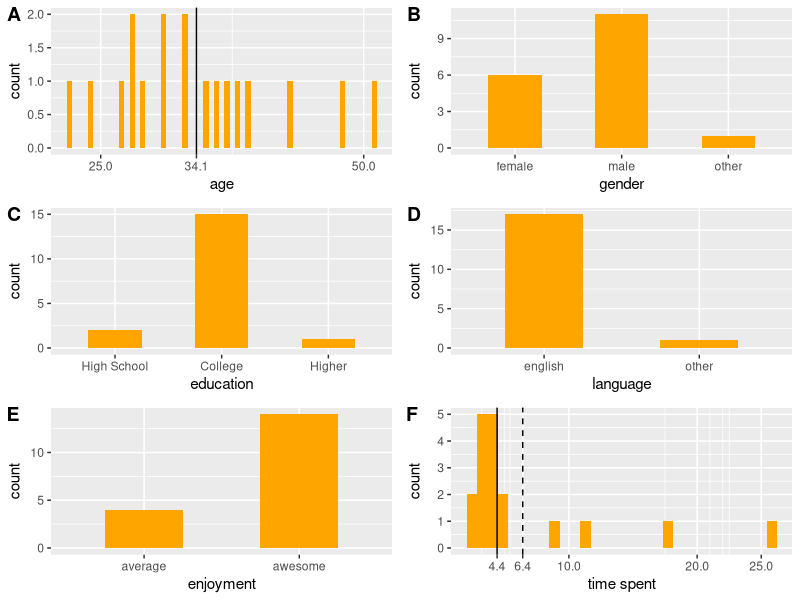
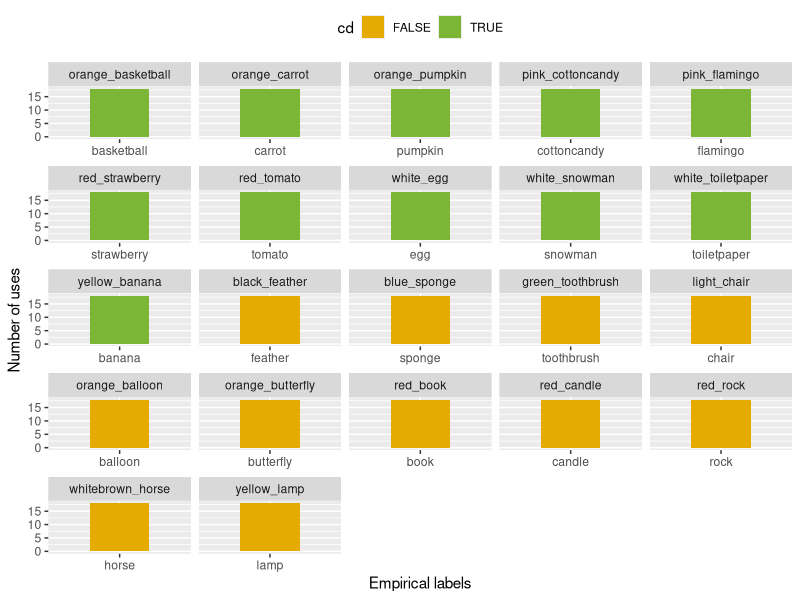
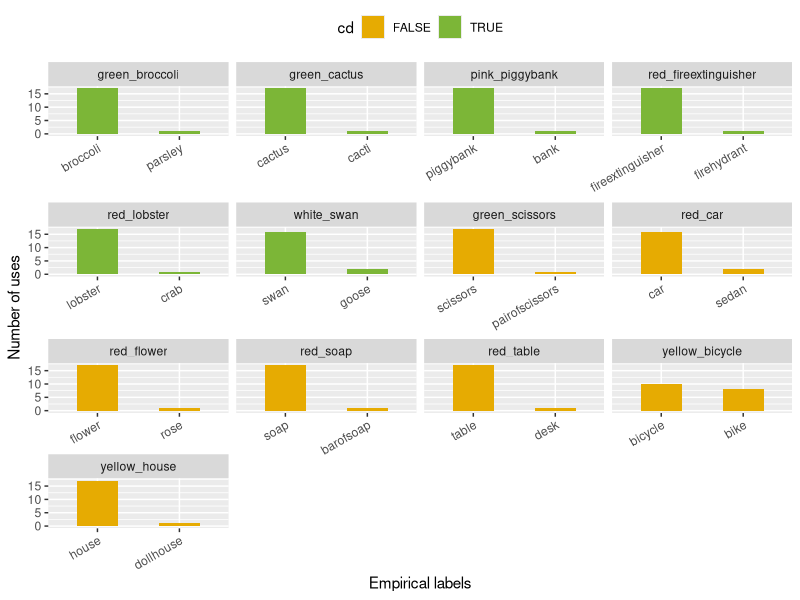
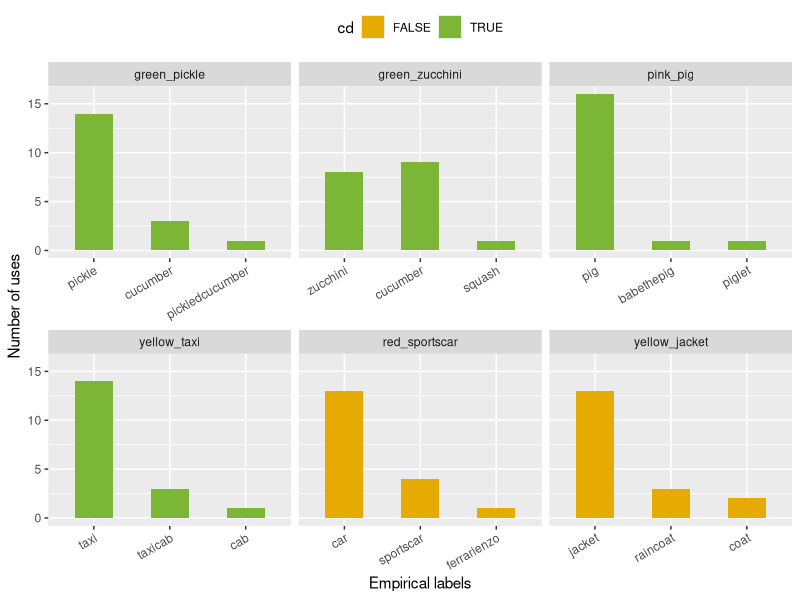
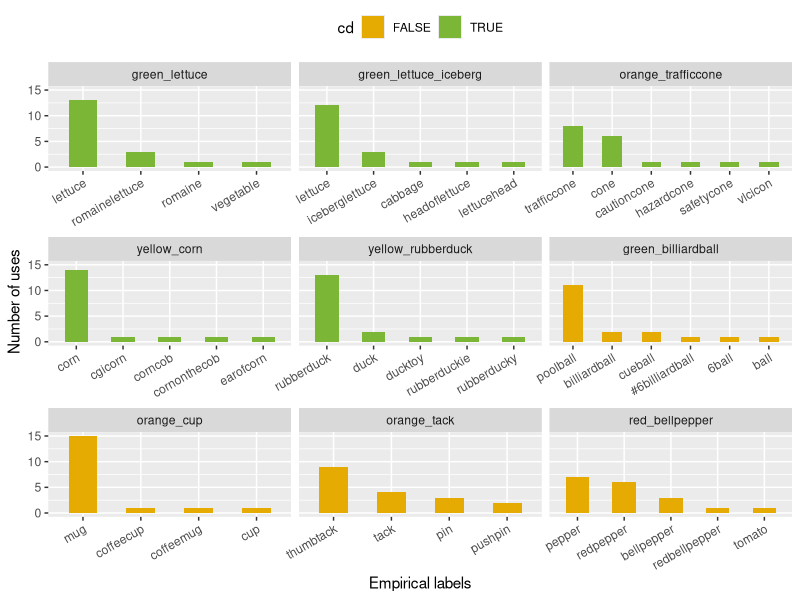
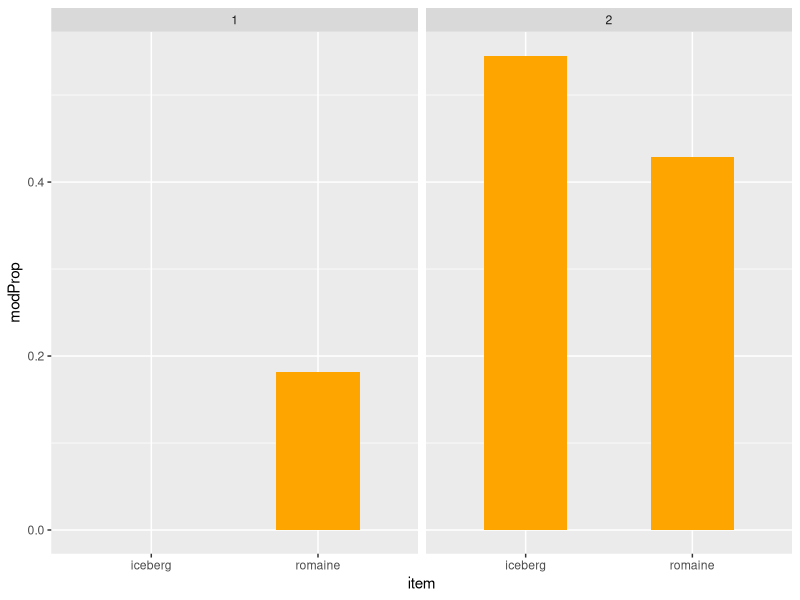

Source code (R) for these figures, in order:
## ---- chunk 1
knitr::opts_chunk$set(echo = TRUE)
## ---- chunk 2
library(cowplot)
library(plyr)
library(tidyverse)
library(here)

df_import = read_csv(here("data","01_norming","02_main","02_ObjectNaming-norming","data.csv")) %>% 
  # exclude test
  # weird filter property that it will exclude NAs
  filter(is.na(comments) | comments != "TEST")
## ---- chunk 3

df_clean = df_import %>% 
  # exclude multiple submissions
  arrange(startTime) %>% 
  distinct(anon_worker_id,trial_number, .keep_all = TRUE) %>% 
  # exclude participants who didn't do the hit correctly or were confused (self reportedly)
  filter(HitCorrect==1)

# number of participants before exclusion (20)
length(unique(df_import$anon_worker_id))
# number of participants after exclusion (18)
length(unique(df_clean$anon_worker_id))


df = df_clean %>%
  select(item,refexp,trial_number,anon_worker_id) %>% 
  mutate_at(vars(refexp),funs(str_to_lower(.)))
## ---- chunk 4
# other info
engl_spellings = c("english", "englis", "eng")

df_subj = df_clean %>% 
  select(age,gender,education,languages,enjoyment,timeSpent,HitCorrect,comments,anon_worker_id) %>% 
  distinct() %>% 
  mutate_at(vars(languages), funs(str_to_lower(.))) %>% 
  mutate_at(vars(languages), funs(ifelse(. %in% engl_spellings, "english", .))) %>% 
  mutate(lang=ifelse(languages == "english","english","other")) %>% 
  mutate_at(vars(age), funs(as.integer(.))) %>% 
  mutate_at(vars(enjoyment), 
            funs(ifelse(.==1,"average",
                        ifelse(.==2,"awesome","other")))) %>% 
  mutate(edu = ifelse(str_detect(education,"high_school"),"High School",
                      ifelse(str_detect(education,"college"),"College","Higher"))) %>% 
  mutate_at(vars(edu), funs(fct_relevel(.,"High School", "College", "Higher")))


mean_age = round(mean(df_subj$age),digits = 1)
p_age = ggplot(df_subj,aes(x=age)) +
  geom_bar(width = .5,
           fill = "orange") +
  geom_vline(xintercept= mean_age) +
  scale_x_continuous(breaks=c(25,50,75,mean_age))

p_gen = ggplot(df_subj,aes(x=gender)) +
  geom_bar(width = .5,
           fill = "orange")

p_edu = ggplot(df_subj,aes(x=edu)) +
  geom_bar(width = .5,
           fill = "orange") +
  xlab("education")
  # theme(axis.text.x = element_text(angle = 25, hjust = 1))

p_lang = ggplot(df_subj,aes(x=lang)) +
  geom_bar(width = .5,
           fill = "orange") +
  xlab("language")
  # theme(axis.text.x = element_text(angle=45,hjust=1))

p_enj = ggplot(df_subj,aes(x=enjoyment)) +
  geom_bar(width = .5,
           fill = "orange")

mean_time = round(mean(df_subj$timeSpent), digits = 1)
mean_time_nooutliers = round(
  mean(
    df_subj[df_subj$timeSpent <= (mean_time + sd(df_subj$timeSpent)),]$timeSpent
  ), digits = 1)
p_time = ggplot(df_subj,aes(x=timeSpent)) +
  geom_histogram(fill = "orange") +
  geom_vline(xintercept=mean_time_nooutliers) +
  geom_vline(xintercept=mean_time,linetype="dashed") +
  scale_x_continuous(breaks=c(mean_time_nooutliers,mean_time,floor(0),floor(10),floor(25),floor(20))) +
  xlab("time spent")

plot_grid(p_age,p_gen,p_edu,p_lang,p_enj,p_time, labels = "AUTO", ncol = 2, align = 'v')

# unique(df_subj$comments)

## ---- chunk 5

cd_list = c("green_broccoli",
	"green_cactus",
	"green_lettuce_iceberg",
	"green_lettuce",
	"green_pickle",
	"green_zucchini",
	"orange_basketball",
	"orange_carrot",
	"orange_pumpkin",
	"orange_trafficcone",
	"pink_cottoncandy",
	"pink_flamingo",
	"pink_pig",
	"pink_piggybank",
	"red_fireextinguisher",
	"red_lobster",
	"red_strawberry",
	"red_tomato",
	"white_egg",
	"white_snowman",
	"white_swan",
	"white_toiletpaper",
	"yellow_banana",
	"yellow_corn",
	"yellow_rubberduck",
	"yellow_taxi")

df_levels = df %>% 
  # spaces aren't really relevant for us, so get rid of them
  mutate_at(vars(refexp),funs(str_replace_all(.," ",""))) %>% 
  # identify presumably color diagnostic object
  mutate(cd = ifelse(item %in% cd_list, T, F)) %>% 
  # correct misspellings
  mutate(refexp_corrected = case_when(
    refexp == "carott"  ~ "carrot",
    refexp == "butterly" ~ "butterfly",
    (refexp == "ballon" | refexp == "baloon") ~ "balloon",
    refexp == "bikr" ~ "bike",
    refexp == "houes" ~ "house",
    (refexp == "brocoli" | refexp == "brocolli") ~ "broccoli",
    (refexp == "cukecumber" | refexp == "cucuumber") ~ "cucumber",
    (refexp == "zuccini" | refexp == "zuchinni") ~ "zucchini",
    (refexp == "fireextenishier" | refexp == "fireextigusher") ~ "fireextinguisher",
    refexp == "tax" ~ "taxi",
    refexp == "billardball" ~ "billiardball",
    TRUE ~ refexp
  )) %>% 
  group_by(item) %>% 
  # compute number of different labels used per item
  mutate(levels = sum(length(unique(refexp_corrected)))) %>% 
  ungroup() %>% 
  group_by(item,refexp_corrected) %>% 
  # determine how often one specific label was used
  mutate(max = n()) %>% 
  ungroup()

df_level1 = df_levels %>% 
  filter(levels==1)

df_level2 = df_levels %>% 
  filter(levels==2)

df_level3 = df_levels %>% 
  filter(levels==3)

df_levelgreater3 = df_levels %>% 
  filter(levels>3)

plot_dfsubset = function(df_subset, label_angle, label_hjust){
  ggplot(df_subset, aes(x=reorder(refexp_corrected,-max), fill=cd)) +
    facet_wrap(vars(reorder(item,-cd)), 
               scale="free_x") +
    geom_bar(stat = "count",
             width = .5) +
    theme(axis.text.x = element_text(angle = label_angle, hjust = label_hjust)) +
    scale_fill_manual(values=c("#E6AB02", "#7CB637")) +
    theme(legend.position = "top") +
    xlab("Empirical labels") +
    ylab("Number of uses")
}
## ---- chunk 6
plot_dfsubset(df_level1,0,0.5)
## ---- chunk 7
plot_dfsubset(df_level2,30,1)
## ---- chunk 8
plot_dfsubset(df_level3,30,1)
## ---- chunk 9
plot_dfsubset(df_levelgreater3,30,1)
## ---- chunk 10
df_lettuce = df %>% 
  filter(str_detect(item, "lettuce")) %>% 
  mutate(modified = ifelse(refexp == "lettuce", F, T)) %>% 
  group_by(anon_worker_id) %>% 
  mutate(trial = ifelse(trial_number == min(trial_number), 1, 2)) %>% 
  ungroup() %>% 
  group_by(trial,item) %>% 
  summarize(modProp = sum(modified)/n()) %>% 
  ungroup() %>% 
  mutate(item = mapvalues(item, from=c("green_lettuce","green_lettuce_iceberg"), to=c("romaine","iceberg")))

ggplot(df_lettuce, aes(x=item,y=modProp)) +
  geom_bar(stat = "identity",
           width = .5,
           fill = "orange",
           position = "dodge") +
  facet_wrap(vars(trial))

df[df$item=="green_lettuce_iceberg" & df$refexp != "lettuce", c("refexp","trial_number","item","anon_worker_id")]
df[df$item=="green_lettuce" & df$refexp != "lettuce", c("refexp","trial_number","item","anon_worker_id")]
